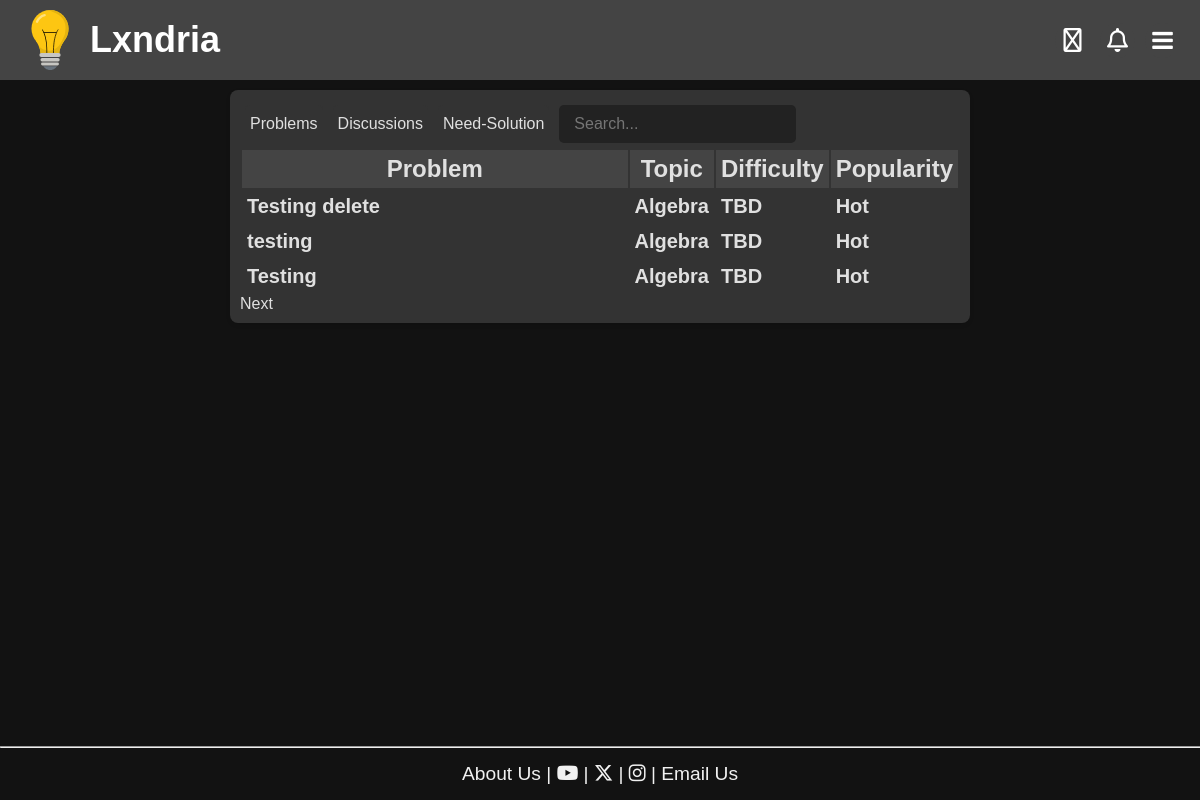
The page / on the database its author committed.
### app/models.py (models this page shows, shortened)
class Problem(db.Model):
    __tablename__ = "problem"
    __table_args__ = {"extend_existing": True}
    id = db.Column(db.Integer, primary_key=True, autoincrement=True)
    title = db.Column(db.String(100), nullable=False)
    topic = db.Column(db.String(30), nullable=False)
    attempts = db.Column(db.Integer, default=0)
    solved = db.Column(db.Integer, default=0)
    created_at = db.Column(db.DateTime, default=datetime.utcnow)
    updated_at = db.Column(db.DateTime, onupdate=datetime.utcnow)
    views = db.Column(db.Integer, default=0)
    author = db.Column(db.String(80), db.ForeignKey('user.username'))
    user = db.relationship('User', backref=db.backref('problems', cascade="all, delete-orphan"))
    content = db.Column(db.Text, nullable=False)
    encrypted_answer = db.Column(db.Text, nullable=False)
    __table_args__ = (
        CheckConstraint("topic IN ('Algebra', 'Geometry', 'Number Theory', 'Calculus', 'Logic', 'Classical Mechanics', 'Electricity and Magnetism', 'Computer Science', 'Quantitative Finance', 'Chemistry', 'Probability')", name="valid_topic_check"),
    )
    @property
    def difficulty(self):
        if self.attempts == 0:
            return "TBD"
        elif self.solved/self.attempts > os.getenv('EASY_THRESHOLD', 0.7):
            return "Easy"
        elif self.solved/self.attempts > os.getenv('MEDIUM_THRESHOLD', 0.3):
            return "Medium"
        else:
            return "Hard"
    @hybrid_property
    def popularity_value(self):
        views_weight = os.getenv('VIEWS_WEIGHT', 0.5)
        attempts_weight = os.getenv('ATTEMPTS_WEIGHT', 1.5)
        bookmarks_weight = os.getenv('BOOKMARKS_WEIGHT', 3)
        views = self.views
        attempts = self.attempts
        bookmarks = Bookmarks.query.filter_by(problem_id=self.id).count()
        return views_weight*views + attempts_weight*attempts + bookmarks_weight*bookmarks
    @property
    def popularity(self):
        popularity_value = self.popularity_value
        if popularity_value > os.getenv('POPULAR_THRESHOLD', 1000):
            return "Popular"
        elif popularity_value > os.getenv('TRENDING_THRESHOLD', 500):
            return "Trending"
        elif popularity_value > os.getenv('ACTIVE_THRESHOLD', 100):
            return "Active"
        else:
            return "Hot"
    @hybrid_property
    def needs_solution(self):
        solutions = Solutions.query.filter_by(problem_id=self.id).count()
        if solutions == 0:
            return True
        return False
    @needs_solution.expression
    def needs_solution(cls):
        return ~db.session.query(Solutions.id).filter(Solutions.problem_id == cls.id).exists()

### app/routes/main.py (the view, shortened to what this page needs)
@main_bp.route('/')
def index():
    pageNumber = request.args.get('page', default=0, type=int)
    rows = request.args.get('rows', default=10, type=int)
    table = request.args.get('table', default='problems', type=str)
    sort_by = request.args.get('sort', default='created_at', type=str)
    sort_convention = request.args.get('convention', default='desc', type=str)
    if sort_by == 'created_at':
        if sort_convention == 'asc':
            all_problems = Problem.query.order_by(Problem.created_at).all()
            all_discussions = Discussion.query.order_by(Discussion.created_at).all()
            need_solution = Problem.query.filter(Problem.needs_solution == True).order_by(Problem.created_at).all()
        else:
            all_problems = Problem.query.order_by(Problem.created_at.desc()).all()
            all_discussions = Discussion.query.order_by(Discussion.created_at.desc()).all()
            need_solution = Problem.query.filter(Problem.needs_solution == True).order_by(Problem.created_at).all()
    new_sort_convention = 'asc' if sort_convention == 'desc' else 'desc'
    return render_template('index.html', problems=all_problems, page=pageNumber, row_per_page=rows, discussions=all_discussions, table=table, need_solution=need_solution, sort_convention=new_sort_convention)

### app/models.py (called while the page is built)
    @hybrid_property
    def popularity_value(self):
        views_weight = os.getenv('VIEWS_WEIGHT', 0.5)
        comments_weight = os.getenv('COMMENTS_WEIGHT', 2)
        bookmarks_weight = os.getenv('BOOKMARKS_WEIGHT', 3)
        time_constant = os.getenv('TIME_CONSTANT', 100)
        views = self.views
        comments = Comments.query.filter_by(parent_id='D'+str(self.id)).count()
        bookmarks = Bookmarks.query.filter_by(discussion_id=self.id).count()
        return views_weight*views + comments_weight*comments + bookmarks_weight*bookmarks

    @property
    def popularity(self):
        popularity_value = self.popularity_value
        if popularity_value > os.getenv('POPULAR_THRESHOLD', 1000):
            return "Popular"
        elif popularity_value > os.getenv('TRENDING_THRESHOLD', 500):
            return "Trending"
        elif popularity_value > os.getenv('ACTIVE_THRESHOLD', 100):
            return "Active"
        else:
            return "Hot"

### app/templates/index.html (shortened to what this page needs)
<!DOCTYPE html>
<html>
<head>
{%include 'banner.html'%}
  <link rel="stylesheet" href="{{url_for('static', filename='css/homepage.css')}}">
</head>
<body>
<div class="content">
  <div class="Table">
    {%include 'main_table_header.html'%}
    {%if table=='problems'%}
    <div class ="table" id="Problems">
    {%else%}
    <div class ="table" id="Problems" style="display: none;">
    {%endif%}
    <table id="problems-table">
      <tr>
        <th>Problem</th>
        <th>Topic</th>
        <th><a href="/?sort=Difficulty&convention={{sort_convention}}&table=problems">Difficulty</a></th>
        <th><a href="/?sort=Popularity&convention={{sort_convention}}&table=problems">Popularity</a></th>
      </tr>
      {% for index in range(page*row_per_page, (page+1)*row_per_page) %}
      {% if index >= problems|length %}
        {% set stop=true %}
      {% else %}
        {% set problem = problems[index] %}
      <tr>
        <td><a href="/problem/{{problem.id}}">{{problem.title}}</a></td>
        <td>{{problem.topic}}</td>
        <td>{{problem.difficulty}}</td>
        <td>{{problem.popularity}}</td>
      </tr>
      {% endif %}
      {% endfor %}
    </table>
    <div class="pagination">
      {% if not stop %}
        <a href="/?page={{page+1}}&table=problems">Next</a>
      {% endif %}
  </div>
  </div>
</div>
</div>
<div style="position: fixed; bottom: 0; width: 100%;">
{%include 'footer.html'%}
</div>
</body>
</html>

### app/static/css/banner.css (style rules this page uses)
body, h1, p { margin: 0; padding: 0; text-decoration: none; color: inherit; font-family: Arial, sans-serif; box-sizing: border-box; background-color: #121212; color: #f1f1f1; ; }
a { text-decoration: none; color: inherit; }

### app/static/css/homepage.css (style rules this page uses)
.content { flex: 1; }
.Table { display: table; width : 60%; margin: 10px auto; padding: 10px; background-color: #333; box-shadow: 0 2px 4px rgba(0, 0, 0, 0.1); border-radius: 8px; color: #e0e0e0; flex-direction: column; }
.table { display: table; width: 100%; background-color: #333; color: #e0e0e0; flex-direction: column; }
.table th { font-size: 1.5rem; width: 100%; padding: 5px; font-family: 'Gill Sans', 'Gill Sans MT', Calibri, 'Trebuchet MS', sans-serif; font-weight: bold; }
.table tr { display: table-row; padding: 5px; border-bottom: 1px solid #e0e0e0; justify-content: space-between; }
.table tr:first-child { background-color: #444; }
.table tr:last-child { border-bottom: none; }
.table td { width: 100%; font-size: 1.25rem; padding: 5px; font-family: 'Gill Sans', 'Gill Sans MT', Calibri, 'Trebuchet MS', sans-serif; font-weight: bold; }

### rows shown on the page
Problem: title "Testing delete", topic "Algebra", difficulty "TBD", popularity "Hot"
Problem: title "testing", topic "Algebra", difficulty "TBD", popularity "Hot"
Problem: title "Testing", topic "Algebra", difficulty "TBD", popularity "Hot"
